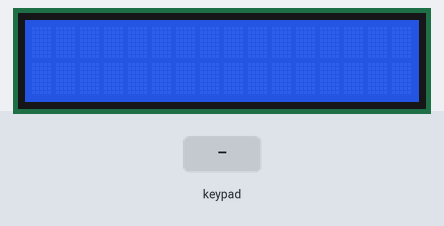
The sketch below on a simulated Arduino Uno, built with avr-gcc and run on an emulated ATmega328P. Shown: 16×2 character LCD. The inputs (shaded band) are chosen by the test bench. What the sketch prints to the serial monitor is not drawn.

Above: at 1.2 s.
1.3 s: keypad keys 9 8 7 6 # pressed 0.4 s apart
At 3.3 s:
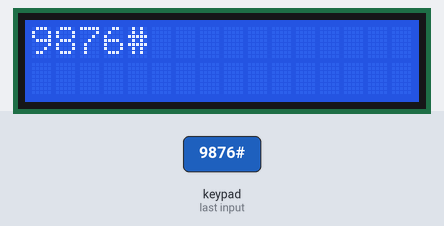
4.8 s: key 'A' pressed
At 5.8 s:
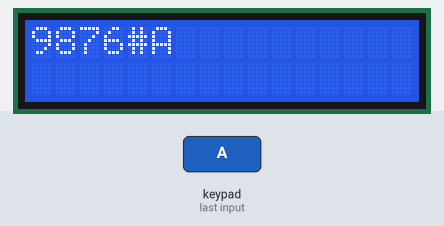
6.3 s: key 'B' pressed
At 7.0 s:
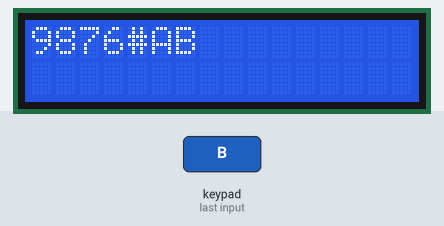
7.8 s: keypad keys 9 8 7 6 * pressed 0.4 s apart
At 10.6 s:
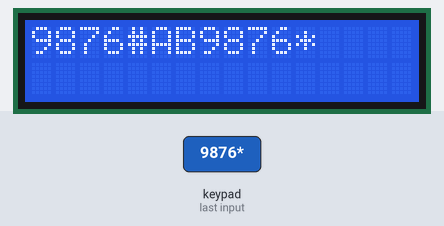
11.3 s: key 'C' pressed
At 12.2 s:
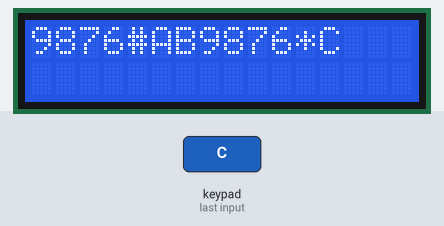
12.8 s: key 'D' pressed
At 14.2 s:
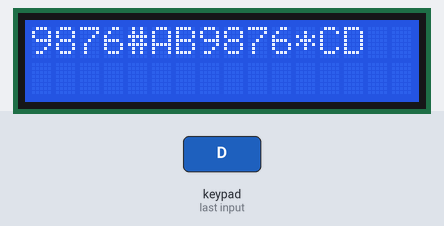
Timing chart, 0 to 15.3 s (numbered marks = the images above; inputs shaded):
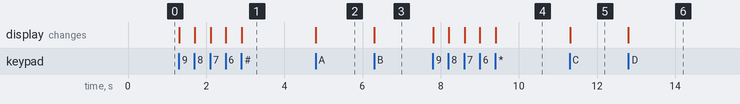

The sketch:

LCD_Display_with_Keypad.ino
```cpp
#include <Key.h>
#include <Keypad.h>
#include <Wire.h>
#include <LiquidCrystal_I2C.h> //Code for LCD 16X2 with I2C Module

LiquidCrystal_I2C lcd(0x27, 16, 2);  //Code for LCD 16X2 with I2C Module

int i=0;
const char number_of_rows = 4;
const char number_of_columns = 4;

char row_pins[number_of_rows] = {9, 8, 7, 6};
char column_pins[number_of_columns] = {5, 4, 3, 2};

char key_array[number_of_rows][number_of_columns] = {
  {'1', '2', '3', 'A'},
  {'4', '5', '6', 'B'},
  {'7', '8', '9', 'C'},
  {'*', '0', '#', 'D'}
  };

Keypad k = Keypad(makeKeymap(key_array),row_pins , column_pins, number_of_rows, number_of_columns);

void setup()
{
  //Code for LCD 16X2 with I2C Module
  Serial.begin(9600);
  lcd.init();
  lcd.backlight();


}

void loop()
{
  char key_pressed = k.getKey();
  if(key_pressed)
  {
    Serial.println(key_pressed);
    lcd.setCursor(i,0);
    lcd.print(key_pressed);
    i=i+1;
  }
}
```

Measured:
- after the input at 1.3 s, the display: first changes at once (image 1 shows a later state)
- after the input at 4.8 s, the display: changes at once (image 2)
- after the input at 6.3 s, the display: changes at once (image 3)
- after the input at 7.8 s, the display: first changes at once (image 4 shows a later state)
- after the input at 11.3 s, the display: changes at once (image 5)
- after the input at 12.8 s, the display: changes at once (image 6)
